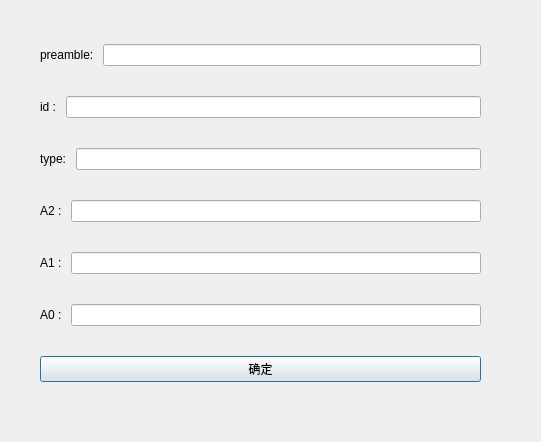
<?xml version="1.0" encoding="UTF-8"?>
<ui version="4.0">
 <class>domain9</class>
 <widget class="QDialog" name="domain9">
  <property name="geometry">
   <rect>
    <x>0</x>
    <y>0</y>
    <width>541</width>
    <height>442</height>
   </rect>
  </property>
  <property name="windowTitle">
   <string>Dialog</string>
  </property>
  <widget class="QWidget" name="">
   <property name="geometry">
    <rect>
     <x>40</x>
     <y>20</y>
     <width>441</width>
     <height>391</height>
    </rect>
   </property>
   <layout class="QVBoxLayout" name="verticalLayout">
    <item>
     <layout class="QHBoxLayout" name="horizontalLayout">
      <item>
       <widget class="QLabel" name="label">
        <property name="text">
         <string>preamble: </string>
        </property>
       </widget>
      </item>
      <item>
       <widget class="QLineEdit" name="lEditPreamble"/>
      </item>
     </layout>
    </item>
    <item>
     <layout class="QHBoxLayout" name="horizontalLayout_2">
      <item>
       <widget class="QLabel" name="label_2">
        <property name="text">
         <string>id : </string>
        </property>
       </widget>
      </item>
      <item>
       <widget class="QLineEdit" name="lEditId"/>
      </item>
     </layout>
    </item>
    <item>
     <layout class="QHBoxLayout" name="horizontalLayout_3">
      <item>
       <widget class="QLabel" name="label_3">
        <property name="text">
         <string>type: </string>
        </property>
       </widget>
      </item>
      <item>
       <widget class="QLineEdit" name="lEditType"/>
      </item>
     </layout>
    </item>
    <item>
     <layout class="QHBoxLayout" name="horizontalLayout_4">
      <item>
       <widget class="QLabel" name="label_4">
        <property name="text">
         <string>A2 : </string>
        </property>
       </widget>
      </item>
      <item>
       <widget class="QLineEdit" name="lEditA2"/>
      </item>
     </layout>
    </item>
    <item>
     <layout class="QHBoxLayout" name="horizontalLayout_5">
      <item>
       <widget class="QLabel" name="label_5">
        <property name="text">
         <string>A1 : </string>
        </property>
       </widget>
      </item>
      <item>
       <widget class="QLineEdit" name="lEditA1"/>
      </item>
     </layout>
    </item>
    <item>
     <layout class="QHBoxLayout" name="horizontalLayout_6">
      <item>
       <widget class="QLabel" name="label_6">
        <property name="text">
         <string>A0 : </string>
        </property>
       </widget>
      </item>
      <item>
       <widget class="QLineEdit" name="lEditA0"/>
      </item>
     </layout>
    </item>
    <item>
     <widget class="QPushButton" name="btnConfirm9">
      <property name="text">
       <string>确定</string>
      </property>
     </widget>
    </item>
   </layout>
  </widget>
 </widget>
 <resources/>
 <connections/>
</ui>
